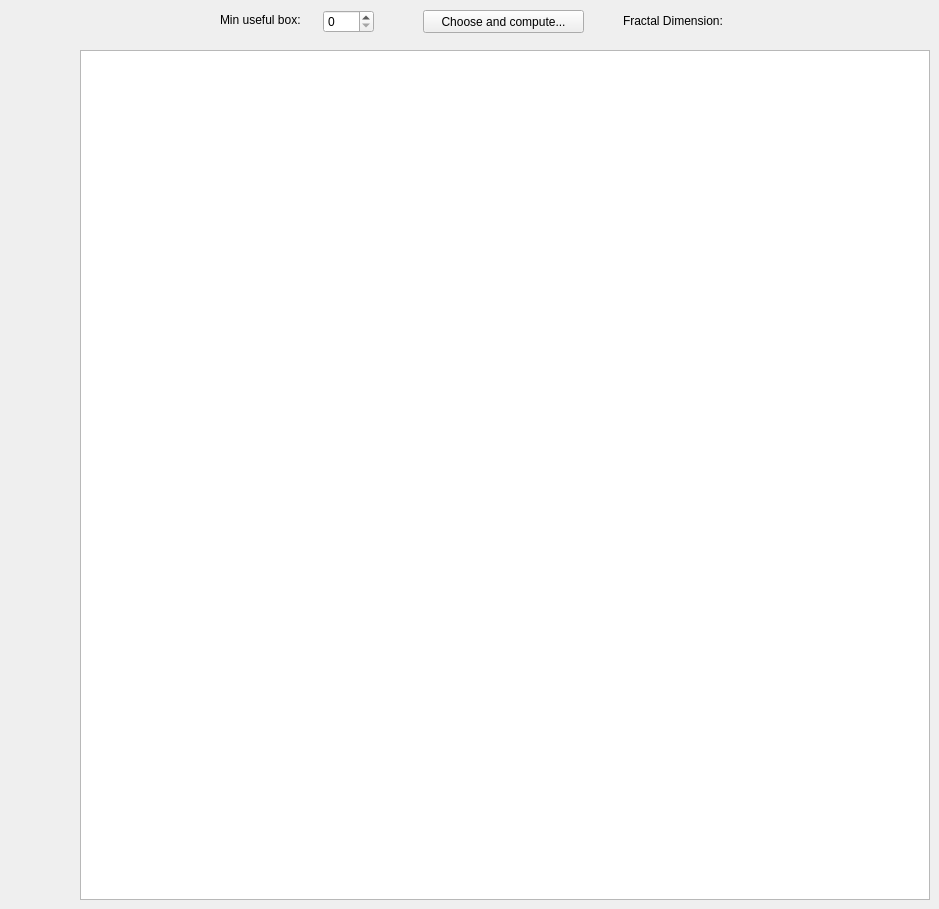
      <widget class="QWidget" name="tab_4">
       <attribute name="title">
        <string>Fractal Dimension</string>
       </attribute>
       <widget class="QPushButton" name="pushButton_computeFractalDim">
        <property name="geometry">
         <rect>
          <x>423</x>
          <y>10</y>
          <width>161</width>
          <height>23</height>
         </rect>
        </property>
        <property name="text">
         <string>Choose and compute...</string>
        </property>
       </widget>
       <widget class="QGraphicsView" name="graphicsView_fractalDim">
        <property name="geometry">
         <rect>
          <x>80</x>
          <y>50</y>
          <width>850</width>
          <height>850</height>
         </rect>
        </property>
        <property name="renderHints">
         <set>QPainter::Antialiasing|QPainter::TextAntialiasing</set>
        </property>
       </widget>
       <widget class="QSpinBox" name="spinBox_minUsefulBox">
        <property name="geometry">
         <rect>
          <x>323</x>
          <y>10</y>
          <width>51</width>
          <height>23</height>
         </rect>
        </property>
        <property name="maximum">
         <number>10</number>
        </property>
       </widget>
       <widget class="QLabel" name="label_15">
        <property name="geometry">
         <rect>
          <x>220</x>
          <y>10</y>
          <width>101</width>
          <height>20</height>
         </rect>
        </property>
        <property name="text">
         <string>Min useful box:</string>
        </property>
       </widget>
       <widget class="QLabel" name="label_fractalDimension">
        <property name="geometry">
         <rect>
          <x>743</x>
          <y>10</y>
          <width>111</width>
          <height>21</height>
         </rect>
        </property>
        <property name="text">
         <string/>
        </property>
       </widget>
       <widget class="QLabel" name="label_14">
        <property name="geometry">
         <rect>
          <x>623</x>
          <y>10</y>
          <width>111</width>
          <height>21</height>
         </rect>
        </property>
        <property name="text">
         <string>Fractal Dimension:</string>
        </property>
       </widget>
      </widget>
